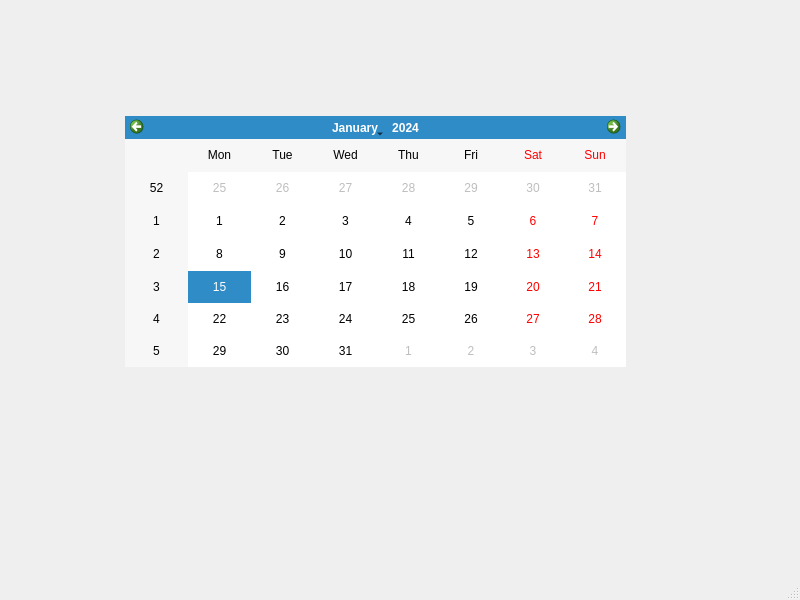
<?xml version="1.0" encoding="UTF-8"?>
<ui version="4.0">
 <class>MainWindow</class>
 <widget class="QMainWindow" name="MainWindow">
  <property name="geometry">
   <rect>
    <x>0</x>
    <y>0</y>
    <width>800</width>
    <height>600</height>
   </rect>
  </property>
  <property name="windowTitle">
   <string>MainWindow</string>
  </property>
  <widget class="QWidget" name="centralwidget">
   <widget class="QCalendarWidget" name="calendarWidget">
    <property name="geometry">
     <rect>
      <x>125</x>
      <y>116</y>
      <width>501</width>
      <height>251</height>
     </rect>
    </property>
   </widget>
  </widget>
  <widget class="QMenuBar" name="menubar">
   <property name="geometry">
    <rect>
     <x>0</x>
     <y>0</y>
     <width>800</width>
     <height>28</height>
    </rect>
   </property>
  </widget>
  <widget class="QStatusBar" name="statusbar"/>
 </widget>
 <resources/>
 <connections/>
</ui>
